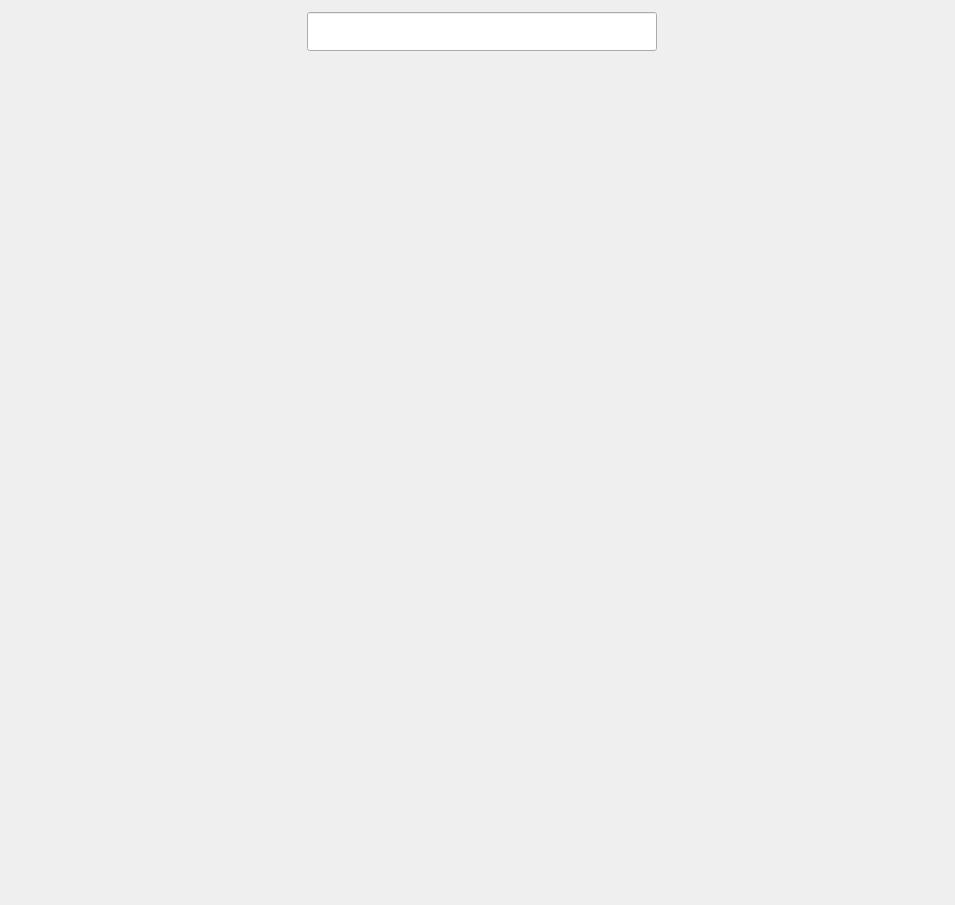
<?xml version="1.0" encoding="UTF-8"?>
<ui version="4.0">
 <class>MainWindow</class>
 <widget class="QMainWindow" name="MainWindow">
  <property name="geometry">
   <rect>
    <x>0</x>
    <y>0</y>
    <width>955</width>
    <height>905</height>
   </rect>
  </property>
  <property name="minimumSize">
   <size>
    <width>780</width>
    <height>0</height>
   </size>
  </property>
  <property name="windowTitle">
   <string>MainWindow</string>
  </property>
  <widget class="QWidget" name="centralwidget">
   <property name="sizePolicy">
    <sizepolicy hsizetype="Preferred" vsizetype="Minimum">
     <horstretch>0</horstretch>
     <verstretch>0</verstretch>
    </sizepolicy>
   </property>
   <property name="minimumSize">
    <size>
     <width>0</width>
     <height>905</height>
    </size>
   </property>
   <layout class="QVBoxLayout" name="verticalLayout">
    <item>
     <layout class="QHBoxLayout" name="horizontalLayout">
      <property name="sizeConstraint">
       <enum>QLayout::SetDefaultConstraint</enum>
      </property>
      <property name="leftMargin">
       <number>5</number>
      </property>
      <property name="topMargin">
       <number>3</number>
      </property>
      <property name="rightMargin">
       <number>5</number>
      </property>
      <item>
       <widget class="QPushButton" name="pushButton">
        <property name="minimumSize">
         <size>
          <width>30</width>
          <height>30</height>
         </size>
        </property>
        <property name="maximumSize">
         <size>
          <width>39</width>
          <height>16777215</height>
         </size>
        </property>
        <property name="toolTipDuration">
         <number>1</number>
        </property>
        <property name="styleSheet">
         <string notr="true">QPushButton{background-color: rgb(0, 0, 0, 0); background-image: url('setting.png'); border: none}</string>
        </property>
        <property name="text">
         <string/>
        </property>
       </widget>
      </item>
      <item>
       <spacer name="horizontalSpacer">
        <property name="orientation">
         <enum>Qt::Horizontal</enum>
        </property>
        <property name="sizeHint" stdset="0">
         <size>
          <width>40</width>
          <height>20</height>
         </size>
        </property>
       </spacer>
      </item>
      <item>
       <widget class="QLineEdit" name="search_bar">
        <property name="sizePolicy">
         <sizepolicy hsizetype="Maximum" vsizetype="Minimum">
          <horstretch>2</horstretch>
          <verstretch>0</verstretch>
         </sizepolicy>
        </property>
        <property name="minimumSize">
         <size>
          <width>0</width>
          <height>39</height>
         </size>
        </property>
        <property name="maximumSize">
         <size>
          <width>350</width>
          <height>200</height>
         </size>
        </property>
        <property name="sizeIncrement">
         <size>
          <width>0</width>
          <height>0</height>
         </size>
        </property>
        <property name="baseSize">
         <size>
          <width>0</width>
          <height>0</height>
         </size>
        </property>
        <property name="font">
         <font>
          <family>Calibri</family>
          <pointsize>13</pointsize>
          <weight>50</weight>
          <italic>false</italic>
          <bold>false</bold>
          <underline>false</underline>
         </font>
        </property>
        <property name="text">
         <string/>
        </property>
        <property name="cursorPosition">
         <number>0</number>
        </property>
        <property name="alignment">
         <set>Qt::AlignLeading|Qt::AlignLeft|Qt::AlignVCenter</set>
        </property>
        <property name="dragEnabled">
         <bool>true</bool>
        </property>
       </widget>
      </item>
      <item>
       <spacer name="horizontalSpacer_2">
        <property name="orientation">
         <enum>Qt::Horizontal</enum>
        </property>
        <property name="sizeHint" stdset="0">
         <size>
          <width>40</width>
          <height>20</height>
         </size>
        </property>
       </spacer>
      </item>
      <item>
       <spacer name="horizontalSpacer_3">
        <property name="orientation">
         <enum>Qt::Horizontal</enum>
        </property>
        <property name="sizeType">
         <enum>QSizePolicy::Fixed</enum>
        </property>
        <property name="sizeHint" stdset="0">
         <size>
          <width>30</width>
          <height>20</height>
         </size>
        </property>
       </spacer>
      </item>
     </layout>
    </item>
    <item>
     <widget class="QScrollArea" name="scrollArea">
      <property name="frameShape">
       <enum>QFrame::NoFrame</enum>
      </property>
      <property name="horizontalScrollBarPolicy">
       <enum>Qt::ScrollBarAlwaysOff</enum>
      </property>
      <property name="widgetResizable">
       <bool>true</bool>
      </property>
      <widget class="QWidget" name="search_results">
       <property name="geometry">
        <rect>
         <x>0</x>
         <y>0</y>
         <width>937</width>
         <height>838</height>
        </rect>
       </property>
       <layout class="QVBoxLayout" name="verticalLayout_2"/>
      </widget>
     </widget>
    </item>
   </layout>
  </widget>
 </widget>
 <resources/>
 <connections/>
</ui>
